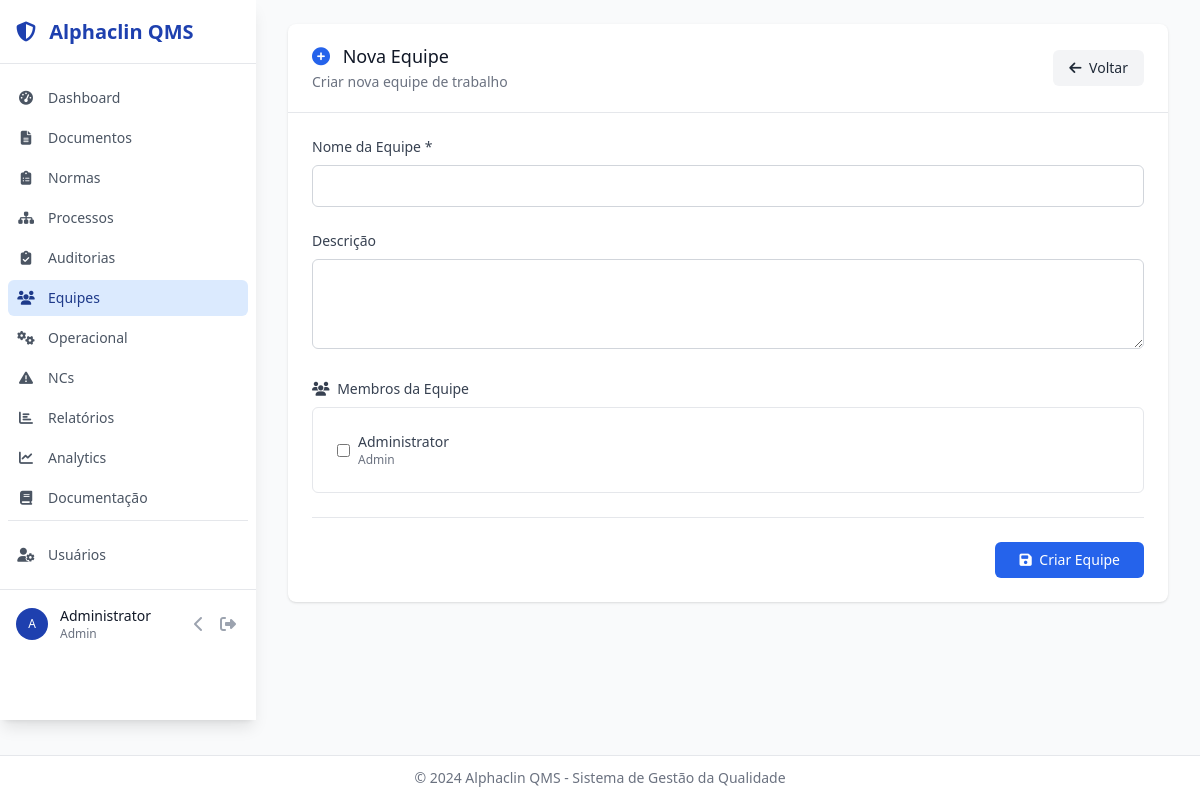
The app's page /teams/create (signed in), older data.
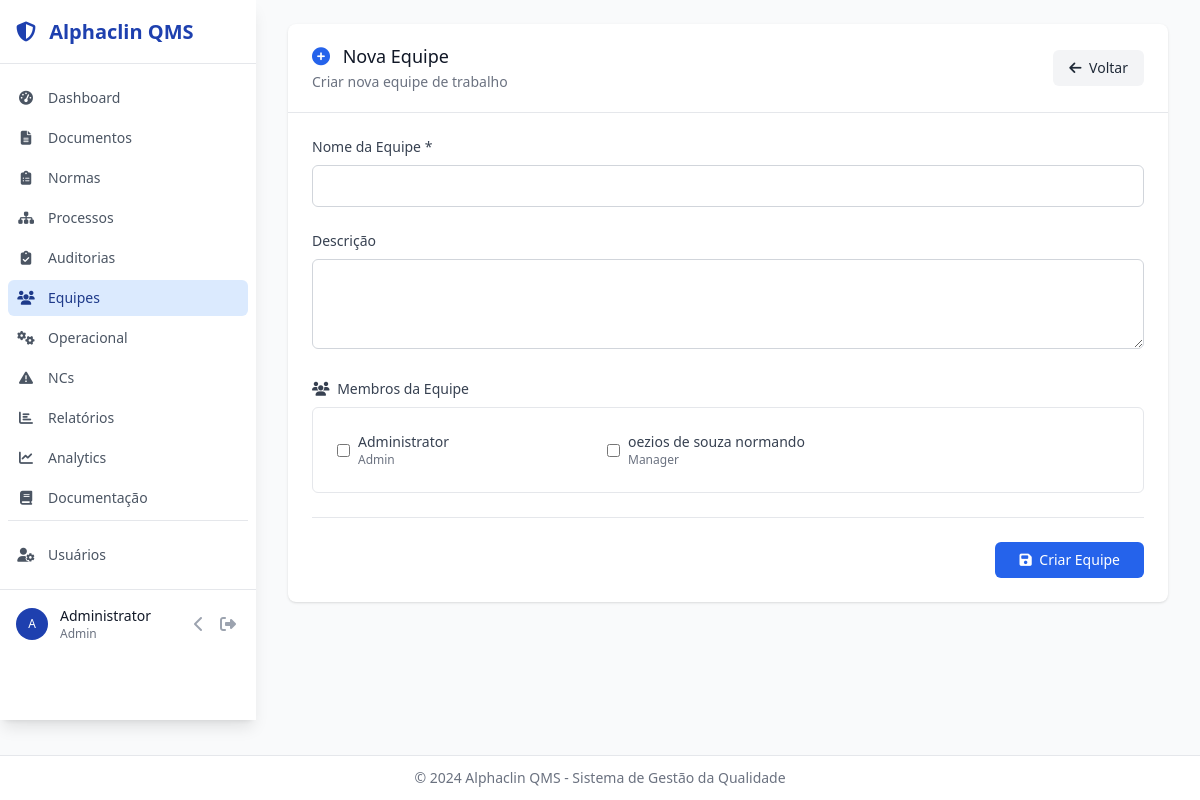
The same page, newer data.
### models.py (models this page shows)
class User(UserMixin, db.Model):
    __tablename__ = 'users'
    id = db.Column(db.Integer, primary_key=True)
    username = db.Column(db.String(80), unique=True, nullable=False)
    email = db.Column(db.String(120), unique=True, nullable=False)
    password_hash = db.Column(db.String(255), nullable=False)
    full_name = db.Column(db.String(255), nullable=False)
    role = db.Column(db.Enum(UserRole), default=UserRole.USER, nullable=False)
    is_active = db.Column(db.Boolean, default=True, nullable=False)
    created_at = db.Column(db.DateTime, default=datetime.utcnow)
    last_login = db.Column(db.DateTime)
    created_documents = db.relationship('Document', foreign_keys='Document.created_by_id', backref='creator', lazy='dynamic')
    assigned_audits = db.relationship('Audit', foreign_keys='Audit.assigned_auditor_id', backref='assigned_auditor', lazy='dynamic')

### blueprints/teams.py (the view, shortened to what this page needs)
@teams_bp.route('/create', methods=['GET', 'POST'])
@login_required
def create():
    users = User.query.filter_by(is_active=True).order_by(User.full_name).all()
    return render_template('teams/create.html', users=users)

### templates/teams/create.html (shortened to what this page needs)
{% extends "base.html" %}
{% block content %}
<div class="bg-white shadow rounded-lg">
    <div class="px-4 py-5 border-b border-gray-200 sm:px-6">
        <div class="flex items-center justify-between">
            <div>
                <h3 class="text-lg leading-6 font-medium text-gray-900">
                    <i class="fas fa-plus-circle mr-2 text-blue-600"></i>
                    Nova Equipe
                </h3>
                <p class="mt-1 max-w-2xl text-sm text-gray-500">
                    Criar nova equipe de trabalho
                </p>
            </div>
            <div class="flex space-x-3">
                <a href="{{ url_for('teams.index') }}"
                   class="bg-gray-100 hover:bg-gray-200 text-gray-800 px-4 py-2 rounded-md text-sm font-medium transition-colors">
                    <i class="fas fa-arrow-left mr-1"></i> Voltar
                </a>
            </div>
        </div>
    </div>
    <form method="POST" class="p-6 space-y-6">
        <div class="grid grid-cols-1 lg:grid-cols-2 gap-6">
            <div class="lg:col-span-2">
                <label for="name" class="block text-sm font-medium text-gray-700 mb-2">
                    Nome da Equipe *
                </label>
                <input type="text" id="name" name="name" required
                       class="w-full px-3 py-2 border border-gray-300 rounded-md focus:outline-none focus:ring-2 focus:ring-blue-500 focus:border-blue-500">
            </div>
        </div>
        <div>
            <label for="description" class="block text-sm font-medium text-gray-700 mb-2">
                Descrição
            </label>
            <textarea id="description" name="description" rows="3"
                      class="w-full px-3 py-2 border border-gray-300 rounded-md focus:outline-none focus:ring-2 focus:ring-blue-500 focus:border-blue-500"></textarea>
        </div>
        <div>
            <label class="block text-sm font-medium text-gray-700 mb-2">
                <i class="fas fa-users mr-1"></i>
                Membros da Equipe
            </label>
            <div class="grid grid-cols-1 sm:grid-cols-2 lg:grid-cols-3 gap-3 p-4 border border-gray-200 rounded-md max-h-60 overflow-y-auto">
                {% for user in users %}
                <label class="flex items-center space-x-2 cursor-pointer hover:bg-gray-50 p-2 rounded">
                    <input type="checkbox"
                           name="member_ids"
                           value="{{ user.id }}"
                           class="rounded border-gray-300 text-blue-600 focus:ring-blue-500">
                    <div class="flex flex-col">
                        <span class="text-sm font-medium text-gray-700">{{ user.full_name }}</span>
                        <span class="text-xs text-gray-500">{{ user.role.value|title }}</span>
                    </div>
                </label>
                {% endfor %}
            </div>
        </div>
        <div class="flex items-center justify-end pt-6 border-t border-gray-200">
            <div class="flex items-center space-x-3">
                <button type="submit"
                        class="bg-blue-600 hover:bg-blue-700 text-white px-6 py-2 rounded-md text-sm font-medium transition-colors">
                    <i class="fas fa-save mr-1"></i>
                    Criar Equipe
                </button>
            </div>
        </div>
    </form>
</div>
{% endblock %}

### templates/base.html (shortened to what the changed rows need)
<!DOCTYPE html>
<html lang="pt-BR">
<head>
    <script src="https://cdn.tailwindcss.com"></script>
    <link rel="stylesheet" href="https://cdnjs.cloudflare.com/ajax/libs/font-awesome/6.4.0/css/all.min.css">
</head>
<body class="bg-gray-50 min-h-screen flex flex-col">
    {% if current_user.is_authenticated and not request.endpoint.startswith('auth.') %}
    <div id="sidebar" class="fixed left-0 top-0 w-64 bg-white shadow-lg transform transition-all duration-300 ease-in-out z-50 -translate-x-full lg:translate-x-0 flex flex-col overflow-y-auto" style="height: calc(100vh - 80px);">
        <div class="flex flex-col h-full">
            {% endif %}
            {% if current_user.is_authenticated %}
            <div class="border-t border-gray-200 p-4">
                <div class="flex items-center justify-between">
                    <div class="flex items-center min-w-0 flex-1">
                        <div class="flex-shrink-0">
                            <div class="h-8 w-8 rounded-full bg-alphaclin-blue flex items-center justify-center">
                                <span class="text-xs font-medium text-white">{{ current_user.full_name.split()[0][0] }}{% if current_user.full_name.split()|length > 1 %}{{ current_user.full_name.split()[1][0] }}{% endif %}</span>
                            </div>
                        </div>
                        <div class="ml-3 min-w-0 flex-1 hidden lg:block">
                            <p class="text-sm font-medium text-gray-900 truncate">{{ current_user.full_name }}</p>
                            <p class="text-xs text-gray-500 capitalize">{{ current_user.role.value }}</p>
                        </div>
                    </div>
                    <div class="flex items-center space-x-2">
                        <button id="collapse-toggle" class="hidden lg:block p-1 rounded-md text-gray-400 hover:text-gray-600 focus:outline-none focus:ring-2 focus:ring-alphaclin-blue">
                            <i id="collapse-icon" class="fas fa-chevron-left"></i>
                        </button>
                        <a href="{{ url_for('auth.logout') }}" class="p-1 rounded-md text-gray-400 hover:text-gray-600 focus:outline-none focus:ring-2 focus:ring-alphaclin-blue" title="Sair">
                            <i class="fas fa-sign-out-alt"></i>
                        </a>
                    </div>
                </div>
            </div>
            {% endif %}
        </div>
    </div>
    <main id="main-content" class="{% if current_user.is_authenticated and not request.endpoint.startswith('auth.') %}lg:ml-64{% endif %} flex flex-col transition-all duration-300 ease-in-out overflow-auto pb-16">
        <div class="flex-1 px-4 py-6 lg:px-8">
        {% block content %}{% endblock %}
        </div>
    </main>
</body>
</html>

Row changes from the older to the newer data that the page shows:
added User: full_name "oezios de souza normando", role.value "Manager"
